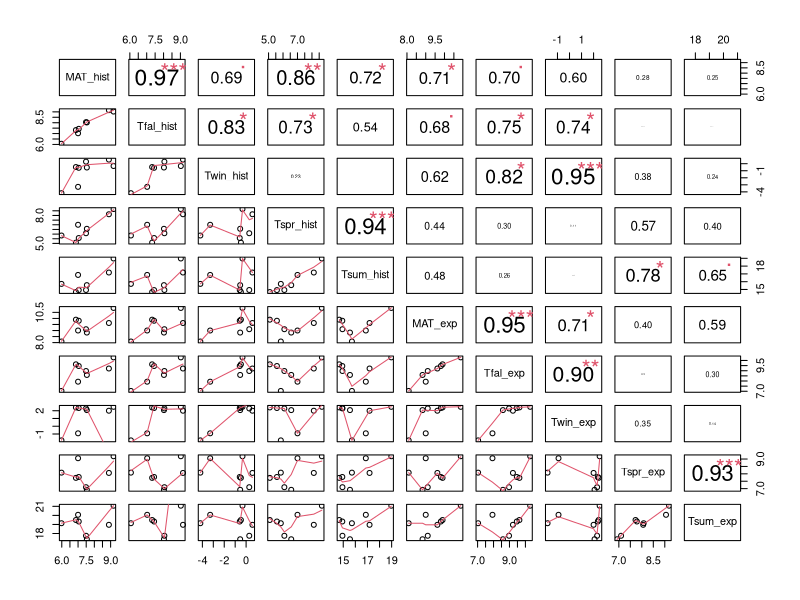
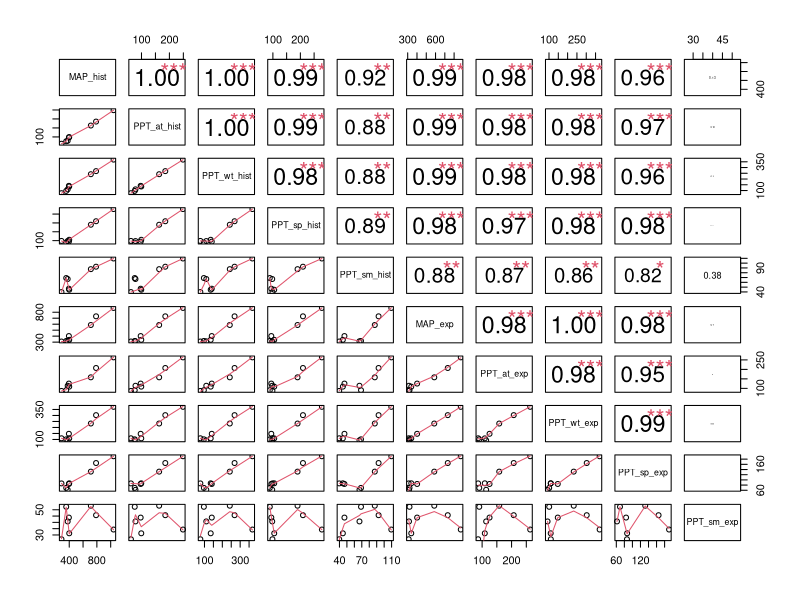

The R source for these figures, in order: (Note: this script raises an error after producing the figures.)
# climate correlations

library(dplyr)
clim <- read.csv("data/all_clim.csv") 

cor.test(clim$MAT_hist, clim$PPT_sm_exp)

# slim down data to sets of interest
clim_temp <- clim %>% 
  dplyr::select(MAT_hist:Tsum_hist, MAT_exp:Tsum_exp)
clim_ppt <- clim %>% 
  dplyr::select(MAP_hist:PPT_sm_hist, MAP_exp:PPT_sm_exp)
clim_slim <- clim %>% 
  dplyr::select(MAT_hist:Tsum_hist, MAT_exp:Tsum_exp, MAP_hist:PPT_sm_hist, MAP_exp:PPT_sm_exp)

# make nice figures for examining correlations - found function on the web separated from original attribution
panel.cor <- function(x, y, digits=2, prefix="", cex.cor) 
{
  usr <- par("usr"); on.exit(par(usr)) 
  par(usr = c(0, 1, 0, 1)) 
  r <- abs(cor(x, y)) 
  txt <- format(c(r, 0.123456789), digits=digits)[1] 
  txt <- paste(prefix, txt, sep="") 
  if(missing(cex.cor)) cex <- 0.8/strwidth(txt) 
  
  test <- cor.test(x,y) 
  # borrowed from printCoefmat
  Signif <- symnum(test$p.value, corr = FALSE, na = FALSE, 
                   cutpoints = c(0, 0.001, 0.01, 0.05, 0.1, 1),
                   symbols = c("***", "**", "*", ".", " ")) 
  
  text(0.5, 0.5, txt, cex = cex * r) 
  text(.8, .8, Signif, cex=cex, col=2) 
}

pairs(clim_temp,lower.panel = panel.smooth, upper.panel = panel.cor)
pairs(clim_ppt,lower.panel = panel.smooth, upper.panel = panel.cor)

# make correlation matrices
ppt_cors <- cor(clim_ppt)
temp_cors <- cor(clim_temp)
all_cors <- cor(clim_slim)

# write out csvs
write.csv(ppt_cors, "data/climate_correlations/cors_ppt.csv")
write.csv(temp_cors, "data/climate_correlations/cors_temp.csv")
write.csv(all_cors, "data/climate_correlations/cors_all.csv")
names(clim)
